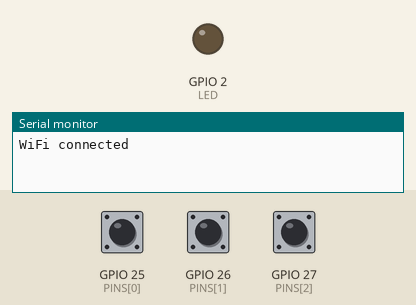
Recording of a sketch running on a simulated ESP32. Parts: output pins drawn as LEDs (lit = HIGH), the last lines printed to the serial monitor. The test bench sets the inputs (shaded band); at power-on: GPIO 25 (PINS[0]) HIGH, GPIO 26 (PINS[1]) HIGH, GPIO 27 (PINS[2]) HIGH. WiFi joins after 1.5 s; servers stay silent unless stated; uploads are accepted with an empty reply.

Above: at 2.7 s.
2.8 s: GPIO 25 (PINS[0]) pulled LOW for 1 s
At 3.7 s:
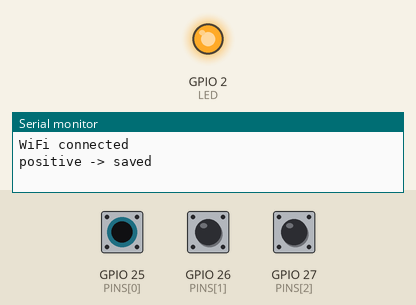
5.3 s: GPIO 26 (PINS[1]) pulled LOW for 1 s
At 7.3 s:
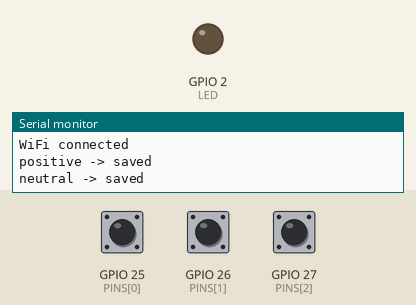
7.8 s: GPIO 26 (PINS[1]) pulled LOW for 3.2 s
At 9.7 s:
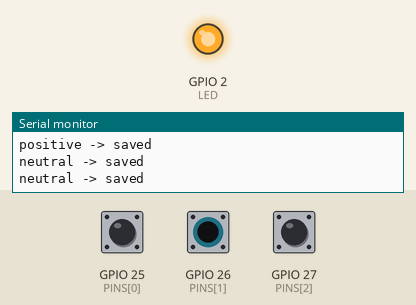
12.5 s: GPIO 27 (PINS[2]) pulled LOW for 3.2 s
At 13.9 s:
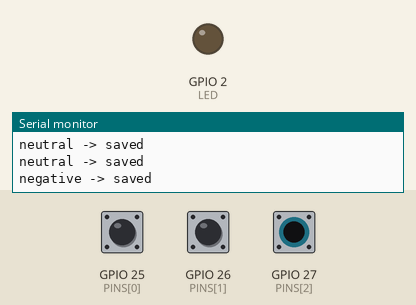
17.2 s: GPIO 25 (PINS[0]) pulled LOW for 3.2 s
At 19.2 s:
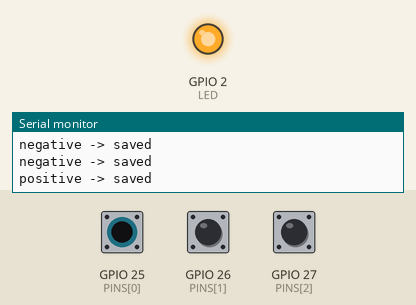
Timing chart, 0 to 20.8 s (numbered marks = the images above; inputs shaded):
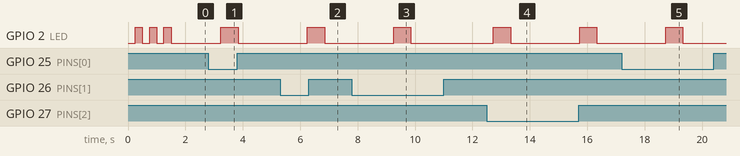

The sketch:

esp32-station.ino
```cpp
// Tavo station: three buttons (Loved it / Okay / Not great) that log a feeling to the owner desk.
// Board: any ESP32 dev board (Arduino IDE: install "esp32" by Espressif in Boards Manager). No extra libraries.
// Wiring: each button between its pin and GND (internal pull-ups are used). LED: built-in on GPIO 2.
// Fill in the values below; SERVER_URL, SLUG and STATION_KEY are on the owner desk → QR & table card page.

#include <WiFi.h>
#include <WiFiClientSecure.h>
#include <HTTPClient.h>

const char* WIFI_SSID = "your-wifi";
const char* WIFI_PASS = "your-wifi-password";
const char* SERVER_URL = "https://your-app.vercel.app/api/station";
const char* SLUG = "chai-khana";
const char* STATION_KEY = "paste-from-qr-page";

const int PINS[3] = {25, 26, 27};  // Loved it, Okay, Not great
const char* FEELINGS[3] = {"positive", "neutral", "negative"};
const int LED = 2;
const unsigned long COOLDOWN_MS = 3000;  // one press per guest, not a stream of taps

unsigned long lastPress = 0;

void blink(int times, int ms) {
  for (int i = 0; i < times; i++) { digitalWrite(LED, HIGH); delay(ms); digitalWrite(LED, LOW); delay(ms); }
}

void connectWifi() {
  WiFi.begin(WIFI_SSID, WIFI_PASS);
  for (int i = 0; i < 40 && WiFi.status() != WL_CONNECTED; i++) { digitalWrite(LED, i % 2); delay(250); }
  digitalWrite(LED, LOW);
}

bool send(const char* feeling) {
  if (WiFi.status() != WL_CONNECTED) connectWifi();
  if (WiFi.status() != WL_CONNECTED) return false;
  WiFiClientSecure client;
  // shortcut: skips the HTTPS certificate check (someone on the same network could read the key); set client.setCACert(...) with your host's root CA for a real install.
  client.setInsecure();
  HTTPClient http;
  if (!http.begin(client, SERVER_URL)) return false;
  http.addHeader("Content-Type", "application/json");
  String body = String("{\"slug\":\"") + SLUG + "\",\"key\":\"" + STATION_KEY + "\",\"sentiment\":\"" + feeling + "\"}";
  int code = http.POST(body);
  http.end();
  return code == 200;
}

void setup() {
  Serial.begin(115200);
  pinMode(LED, OUTPUT);
  for (int p : PINS) pinMode(p, INPUT_PULLUP);
  connectWifi();
  Serial.println(WiFi.status() == WL_CONNECTED ? "WiFi connected" : "WiFi failed, will retry on press");
}

void loop() {
  for (int i = 0; i < 3; i++) {
    if (digitalRead(PINS[i]) == LOW && millis() - lastPress > COOLDOWN_MS) {
      lastPress = millis();
      delay(30);  // debounce
      bool ok = send(FEELINGS[i]);
      Serial.printf("%s -> %s\n", FEELINGS[i], ok ? "saved" : "failed");
      ok ? blink(1, 600) : blink(5, 80);  // long blink = thank you, fast blinks = not sent
    }
  }
  delay(10);
}
```

Measured:
- after the input at 2.8 s, GPIO 2 (LED): LOW → HIGH after 0.44 s, → LOW 0.60 s later
- after the input at 5.3 s, GPIO 2 (LED): LOW → HIGH after 0.95 s, → LOW 0.60 s later
- after the input at 7.8 s, GPIO 2 (LED): LOW → HIGH after 1.5 s, → LOW 0.60 s later
- after the input at 12.5 s, GPIO 2 (LED): alternates HIGH for 0.60 s and LOW for 2.4 s, starting after 0.23 s
- after the input at 17.2 s, GPIO 2 (LED): LOW → HIGH after 1.5 s, → LOW 0.60 s later
